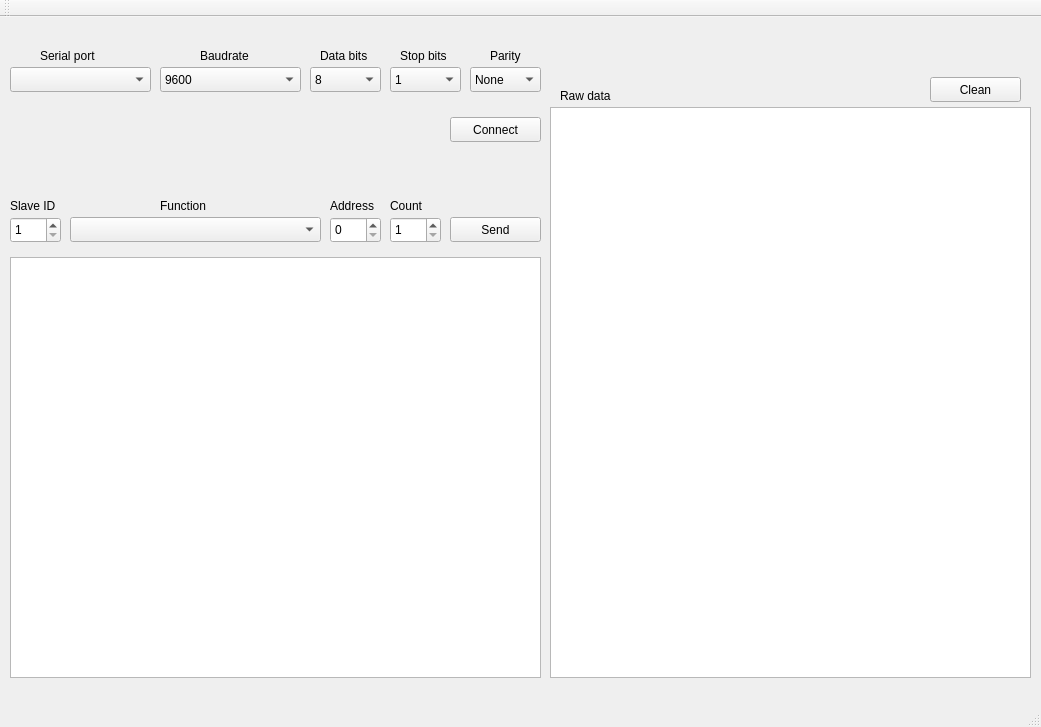
<?xml version="1.0" encoding="UTF-8"?>
<ui version="4.0">
 <class>MainWindow</class>
 <widget class="QMainWindow" name="MainWindow">
  <property name="geometry">
   <rect>
    <x>0</x>
    <y>0</y>
    <width>1041</width>
    <height>727</height>
   </rect>
  </property>
  <property name="windowTitle">
   <string>QMaster - Modbus RTU PC emulator</string>
  </property>
  <property name="windowIcon">
   <iconset theme=":/img/logo.png">
    <normaloff>.</normaloff>.</iconset>
  </property>
  <property name="autoFillBackground">
   <bool>false</bool>
  </property>
  <widget class="QWidget" name="centralWidget">
   <widget class="QComboBox" name="cbPort">
    <property name="geometry">
     <rect>
      <x>10</x>
      <y>50</y>
      <width>141</width>
      <height>25</height>
     </rect>
    </property>
   </widget>
   <widget class="QComboBox" name="cbBaud">
    <property name="geometry">
     <rect>
      <x>160</x>
      <y>50</y>
      <width>141</width>
      <height>25</height>
     </rect>
    </property>
    <item>
     <property name="text">
      <string>9600</string>
     </property>
    </item>
    <item>
     <property name="text">
      <string>19200</string>
     </property>
    </item>
    <item>
     <property name="text">
      <string>38400</string>
     </property>
    </item>
    <item>
     <property name="text">
      <string>57600</string>
     </property>
    </item>
    <item>
     <property name="text">
      <string>115200</string>
     </property>
    </item>
    <item>
     <property name="text">
      <string>125000</string>
     </property>
    </item>
    <item>
     <property name="text">
      <string>230400</string>
     </property>
    </item>
    <item>
     <property name="text">
      <string>250000</string>
     </property>
    </item>
    <item>
     <property name="text">
      <string>460800</string>
     </property>
    </item>
    <item>
     <property name="text">
      <string>500000</string>
     </property>
    </item>
    <item>
     <property name="text">
      <string>1000000</string>
     </property>
    </item>
    <item>
     <property name="text">
      <string>2000000</string>
     </property>
    </item>
   </widget>
   <widget class="QComboBox" name="cbDataBits">
    <property name="geometry">
     <rect>
      <x>310</x>
      <y>50</y>
      <width>71</width>
      <height>25</height>
     </rect>
    </property>
    <property name="currentIndex">
     <number>3</number>
    </property>
    <item>
     <property name="text">
      <string>5</string>
     </property>
    </item>
    <item>
     <property name="text">
      <string>6</string>
     </property>
    </item>
    <item>
     <property name="text">
      <string>7</string>
     </property>
    </item>
    <item>
     <property name="text">
      <string>8</string>
     </property>
    </item>
    <item>
     <property name="text">
      <string>9</string>
     </property>
    </item>
   </widget>
   <widget class="QComboBox" name="cbStopBits">
    <property name="geometry">
     <rect>
      <x>390</x>
      <y>50</y>
      <width>71</width>
      <height>25</height>
     </rect>
    </property>
    <item>
     <property name="text">
      <string>1</string>
     </property>
    </item>
    <item>
     <property name="text">
      <string>2</string>
     </property>
    </item>
   </widget>
   <widget class="QComboBox" name="cbParity">
    <property name="geometry">
     <rect>
      <x>470</x>
      <y>50</y>
      <width>71</width>
      <height>25</height>
     </rect>
    </property>
    <item>
     <property name="text">
      <string>None</string>
     </property>
    </item>
    <item>
     <property name="text">
      <string>Odd</string>
     </property>
    </item>
    <item>
     <property name="text">
      <string>Even</string>
     </property>
    </item>
   </widget>
   <widget class="QLabel" name="label">
    <property name="geometry">
     <rect>
      <x>40</x>
      <y>30</y>
      <width>71</width>
      <height>17</height>
     </rect>
    </property>
    <property name="text">
     <string>Serial port</string>
    </property>
   </widget>
   <widget class="QLabel" name="label_2">
    <property name="geometry">
     <rect>
      <x>200</x>
      <y>30</y>
      <width>71</width>
      <height>17</height>
     </rect>
    </property>
    <property name="text">
     <string>Baudrate</string>
    </property>
   </widget>
   <widget class="QLabel" name="label_3">
    <property name="geometry">
     <rect>
      <x>320</x>
      <y>30</y>
      <width>51</width>
      <height>17</height>
     </rect>
    </property>
    <property name="text">
     <string>Data bits</string>
    </property>
   </widget>
   <widget class="QLabel" name="label_4">
    <property name="geometry">
     <rect>
      <x>400</x>
      <y>30</y>
      <width>51</width>
      <height>17</height>
     </rect>
    </property>
    <property name="text">
     <string>Stop bits</string>
    </property>
   </widget>
   <widget class="QLabel" name="label_5">
    <property name="geometry">
     <rect>
      <x>490</x>
      <y>30</y>
      <width>41</width>
      <height>17</height>
     </rect>
    </property>
    <property name="text">
     <string>Parity</string>
    </property>
   </widget>
   <widget class="QPushButton" name="bConnect">
    <property name="geometry">
     <rect>
      <x>450</x>
      <y>100</y>
      <width>91</width>
      <height>25</height>
     </rect>
    </property>
    <property name="text">
     <string>Connect</string>
    </property>
   </widget>
   <widget class="QSpinBox" name="sbSlaveID">
    <property name="geometry">
     <rect>
      <x>10</x>
      <y>200</y>
      <width>51</width>
      <height>26</height>
     </rect>
    </property>
    <property name="minimum">
     <number>1</number>
    </property>
    <property name="maximum">
     <number>32</number>
    </property>
   </widget>
   <widget class="QLabel" name="lSlaveID">
    <property name="geometry">
     <rect>
      <x>10</x>
      <y>180</y>
      <width>61</width>
      <height>17</height>
     </rect>
    </property>
    <property name="text">
     <string>Slave ID</string>
    </property>
   </widget>
   <widget class="QComboBox" name="cbFunc">
    <property name="geometry">
     <rect>
      <x>70</x>
      <y>200</y>
      <width>251</width>
      <height>25</height>
     </rect>
    </property>
   </widget>
   <widget class="QLabel" name="slaveID_2">
    <property name="geometry">
     <rect>
      <x>160</x>
      <y>180</y>
      <width>61</width>
      <height>17</height>
     </rect>
    </property>
    <property name="text">
     <string>Function</string>
    </property>
   </widget>
   <widget class="QSpinBox" name="sbAddress">
    <property name="geometry">
     <rect>
      <x>330</x>
      <y>200</y>
      <width>51</width>
      <height>26</height>
     </rect>
    </property>
    <property name="minimum">
     <number>0</number>
    </property>
    <property name="maximum">
     <number>65536</number>
    </property>
    <property name="value">
     <number>0</number>
    </property>
   </widget>
   <widget class="QSpinBox" name="sbCount">
    <property name="geometry">
     <rect>
      <x>390</x>
      <y>200</y>
      <width>51</width>
      <height>26</height>
     </rect>
    </property>
    <property name="minimum">
     <number>1</number>
    </property>
    <property name="maximum">
     <number>65536</number>
    </property>
   </widget>
   <widget class="QLabel" name="slaveID_3">
    <property name="geometry">
     <rect>
      <x>330</x>
      <y>180</y>
      <width>61</width>
      <height>17</height>
     </rect>
    </property>
    <property name="text">
     <string>Address</string>
    </property>
   </widget>
   <widget class="QLabel" name="slaveID_4">
    <property name="geometry">
     <rect>
      <x>390</x>
      <y>180</y>
      <width>41</width>
      <height>17</height>
     </rect>
    </property>
    <property name="text">
     <string>Count</string>
    </property>
   </widget>
   <widget class="QPushButton" name="bSend">
    <property name="geometry">
     <rect>
      <x>450</x>
      <y>200</y>
      <width>91</width>
      <height>25</height>
     </rect>
    </property>
    <property name="text">
     <string>Send</string>
    </property>
   </widget>
   <widget class="QTableWidget" name="tableData">
    <property name="geometry">
     <rect>
      <x>10</x>
      <y>240</y>
      <width>531</width>
      <height>421</height>
     </rect>
    </property>
    <property name="sizePolicy">
     <sizepolicy hsizetype="Expanding" vsizetype="Expanding">
      <horstretch>0</horstretch>
      <verstretch>0</verstretch>
     </sizepolicy>
    </property>
    <property name="sizeAdjustPolicy">
     <enum>QAbstractScrollArea::AdjustIgnored</enum>
    </property>
    <property name="rowCount">
     <number>0</number>
    </property>
    <property name="columnCount">
     <number>3</number>
    </property>
    <attribute name="horizontalHeaderVisible">
     <bool>false</bool>
    </attribute>
    <attribute name="horizontalHeaderHighlightSections">
     <bool>true</bool>
    </attribute>
    <attribute name="horizontalHeaderStretchLastSection">
     <bool>true</bool>
    </attribute>
    <attribute name="verticalHeaderVisible">
     <bool>false</bool>
    </attribute>
    <attribute name="verticalHeaderDefaultSectionSize">
     <number>20</number>
    </attribute>
    <attribute name="verticalHeaderStretchLastSection">
     <bool>false</bool>
    </attribute>
    <column>
     <property name="text">
      <string>Data type</string>
     </property>
    </column>
    <column>
     <property name="text">
      <string>Address</string>
     </property>
    </column>
    <column>
     <property name="text">
      <string>Value</string>
     </property>
    </column>
   </widget>
   <widget class="QPlainTextEdit" name="ptRawData">
    <property name="geometry">
     <rect>
      <x>550</x>
      <y>90</y>
      <width>481</width>
      <height>571</height>
     </rect>
    </property>
   </widget>
   <widget class="QLabel" name="label_6">
    <property name="geometry">
     <rect>
      <x>560</x>
      <y>70</y>
      <width>51</width>
      <height>17</height>
     </rect>
    </property>
    <property name="text">
     <string>Raw data</string>
    </property>
   </widget>
   <widget class="QPushButton" name="bRawDataClean">
    <property name="geometry">
     <rect>
      <x>930</x>
      <y>60</y>
      <width>91</width>
      <height>25</height>
     </rect>
    </property>
    <property name="text">
     <string>Clean</string>
    </property>
   </widget>
  </widget>
  <widget class="QMenuBar" name="menuBar">
   <property name="geometry">
    <rect>
     <x>0</x>
     <y>0</y>
     <width>1041</width>
     <height>21</height>
    </rect>
   </property>
  </widget>
  <widget class="QToolBar" name="mainToolBar">
   <attribute name="toolBarArea">
    <enum>TopToolBarArea</enum>
   </attribute>
   <attribute name="toolBarBreak">
    <bool>false</bool>
   </attribute>
  </widget>
  <widget class="QStatusBar" name="statusBar"/>
 </widget>
 <layoutdefault spacing="6" margin="11"/>
 <resources/>
 <connections/>
</ui>
